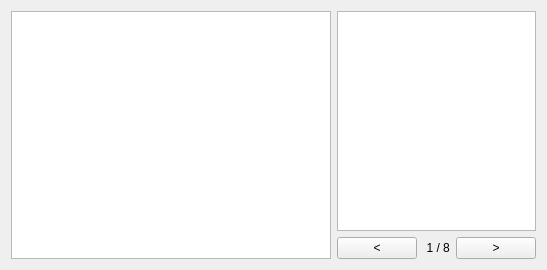
<?xml version="1.0" encoding="UTF-8"?>
<ui version="4.0">
 <class>CatSLSDialog</class>
 <widget class="QDialog" name="CatSLSDialog">
  <property name="geometry">
   <rect>
    <x>0</x>
    <y>0</y>
    <width>523</width>
    <height>270</height>
   </rect>
  </property>
  <property name="windowTitle">
   <string>Categorized Slideshow</string>
  </property>
  <layout class="QGridLayout" name="gridLayout">
   <item row="0" column="1">
    <widget class="QListView" name="categoryView">
     <property name="minimumSize">
      <size>
       <width>150</width>
       <height>0</height>
      </size>
     </property>
     <property name="editTriggers">
      <set>QAbstractItemView::NoEditTriggers</set>
     </property>
    </widget>
   </item>
   <item row="1" column="1">
    <layout class="QHBoxLayout" name="horizontalLayout">
     <item>
      <widget class="QPushButton" name="backButton">
       <property name="text">
        <string>&lt;</string>
       </property>
       <property name="autoDefault">
        <bool>false</bool>
       </property>
      </widget>
     </item>
     <item>
      <widget class="QLabel" name="slideCountLabel">
       <property name="text">
        <string> 1 / 8</string>
       </property>
       <property name="alignment">
        <set>Qt::AlignCenter</set>
       </property>
      </widget>
     </item>
     <item>
      <widget class="QPushButton" name="fwdButton">
       <property name="text">
        <string>&gt;</string>
       </property>
       <property name="autoDefault">
        <bool>false</bool>
       </property>
      </widget>
     </item>
    </layout>
   </item>
   <item row="0" column="0" rowspan="2">
    <widget class="SLSView" name="slsView">
     <property name="minimumSize">
      <size>
       <width>320</width>
       <height>0</height>
      </size>
     </property>
    </widget>
   </item>
  </layout>
 </widget>
 <customwidgets>
  <customwidget>
   <class>SLSView</class>
   <extends>QGraphicsView</extends>
   <header>mainwindow.h</header>
  </customwidget>
 </customwidgets>
 <resources/>
 <connections/>
</ui>
